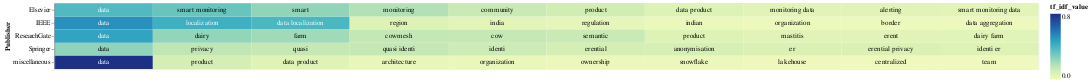

Notebook source saved alongside this figure:
### Code cell
# Select the top terms for each PDF
top_terms_df_publisher = result_df_tfidf_publisher.groupby('Publisher').head(10)

# Add a small random value to 'idf_value' for better visualization
top_terms_df_publisher['tf_idf_value'] = top_terms_df_publisher['tf_idf_value'] + np.random.rand(top_terms_df_publisher.shape[0]) * 0.0001

# Create a base chart
base = alt.Chart(top_terms_df_publisher).encode(
    x=alt.X('rank:O', axis=None),  # Use rank for x-axis
    y='Publisher:N',
    color=alt.Color('tf_idf_value:Q', scale=alt.Scale(scheme='viridis')),
    text='top_word:N'  # Corrected column name to 'topic_word'
).transform_window(
    rank="rank()",
    sort=[alt.SortField("tf_idf_value", order="descending")],
    groupby=["Publisher"]
)

# Create a heatmap
heatmap = base.mark_rect().encode(
    color='tf_idf_value:Q',
)

# Create text labels with conditional color
text = base.mark_text(baseline='middle').encode(
    text='top_word:N',
    color=alt.condition(alt.datum.tf_idf_value >= 0.4, alt.value('white'), alt.value('black'))
)

# Display the heatmap and text labels
chart_publisher = (heatmap + text).properties(width=1500)
chart_publisher

### Figure 1 — Vega-Lite specification as saved in the notebook (floating-point values rounded to 4 significant figures)
{"config": {"view": {"continuousWidth": 300, "continuousHeight": 300}}, "layer": [{"mark": {"type": "rect"}, "encoding": {"color": {"field": "tf_idf_value", "type": "quantitative"}, "text": {"field": "top_word", "type": "nominal"}, "x": {"axis": null, "field": "rank", "type": "ordinal"}, "y": {"field": "Publisher", "type": "nominal"}}, "transform": [{"window": [{"op": "rank", "field": "", "as": "rank"}], "groupby": ["Publisher"], "sort": [{"field": "tf_idf_value", "order": "descending"}]}]}, {"mark": {"type": "text", "baseline": "middle"}, "encoding": {"color": {"condition": {"test": "(datum.tf_idf_value >= 0.4)", "value": "white"}, "value": "black"}, "text": {"field": "top_word", "type": "nominal"}, "x": {"axis": null, "field": "rank", "type": "ordinal"}, "y": {"field": "Publisher", "type": "nominal"}}, "transform": [{"window": [{"op": "rank", "field": "", "as": "rank"}], "groupby": ["Publisher"], "sort": [{"field": "tf_idf_value", "order": "descending"}]}]}], "data": {"name": "data-adbdd83ba1484c6b4a8619177719ec04"}, "width": 1500, "$schema": "https://vega.github.io/schema/vega-lite/v5.15.1.json", "datasets": {"data-adbdd83ba1484c6b4a8619177719ec04": [{"Publisher": "IEEE", "top_word": "data", "tf_idf_value": 0.5433}, {"Publisher": "IEEE", "top_word": "localization", "tf_idf_value": 0.4452}, {"Publisher": "IEEE", "top_word": "data localization", "tf_idf_value": 0.4164}, {"Publisher": "IEEE", "top_word": "region", "tf_idf_value": 0.108}, {"Publisher": "IEEE", "top_word": "india", "tf_idf_value": 0.08682}, {"Publisher": "IEEE", "top_word": "regulation", "tf_idf_value": 0.07632}, {"Publisher": "IEEE", "top_word": "indian", "tf_idf_value": 0.05446}, {"Publisher": "IEEE", "top_word": "organization", "tf_idf_value": 0.05152}, {"Publisher": "IEEE", "top_word": "border", "tf_idf_value": 0.05142}, {"Publisher": "IEEE", "top_word": "data aggregation", "tf_idf_value": 0.05013}, {"Publisher": "Springer", "top_word": "data", "tf_idf_value": 0.2816}, {"Publisher": "Springer", "top_word": "privacy", "tf_idf_value": 0.1867}, {"Publisher": "Springer", "top_word": "quasi", "tf_idf_value": 0.1753}, {"Publisher": "Springer", "top_word": "quasi identi", "tf_idf_value": 0.1752}, {"Publisher": "Springer", "top_word": "identi", "tf_idf_value": 0.1573}, {"Publisher": "Springer", "top_word": "erential", "tf_idf_value": 0.1362}, {"Publisher": "Springer", "top_word": "anonymisation", "tf_idf_value": 0.1309}, {"Publisher": "Springer", "top_word": "er", "tf_idf_value": 0.1183}, {"Publisher": "Springer", "top_word": "erential privacy", "tf_idf_value": 0.1176}, {"Publisher": "Springer", "top_word": "identi er", "tf_idf_value": 0.1099}, {"Publisher": "ResearchGate", "top_word": "data", "tf_idf_value": 0.4868}, {"Publisher": "ResearchGate", "top_word": "dairy", "tf_idf_value": 0.2744}, {"Publisher": "ResearchGate", "top_word": "farm", "tf_idf_value": 0.2478}, {"Publisher": "ResearchGate", "top_word": "cowmesh", "tf_idf_value": 0.1771}, {"Publisher": "ResearchGate", "top_word": "cow", "tf_idf_value": 0.174}, {"Publisher": "ResearchGate", "top_word": "semantic", "tf_idf_value": 0.1619}, {"Publisher": "ResearchGate", "top_word": "product", "tf_idf_value": 0.1106}, {"Publisher": "ResearchGate", "top_word": "mastitis", "tf_idf_value": 0.09503}, {"Publisher": "ResearchGate", "top_word": "erent", "tf_idf_value": 0.09453}, {"Publisher": "ResearchGate", "top_word": "dairy farm", "tf_idf_value": 0.09266}, {"Publisher": "Elsevier", "top_word": "data", "tf_idf_value": 0.4022}, {"Publisher": "Elsevier", "top_word": "smart monitoring", "tf_idf_value": 0.3514}, {"Publisher": "Elsevier", "top_word": "smart", "tf_idf_value": 0.2764}, {"Publisher": "Elsevier", "top_word": "monitoring", "tf_idf_value": 0.2148}, {"Publisher": "Elsevier", "top_word": "community", "tf_idf_value": 0.1615}, {"Publisher": "Elsevier", "top_word": "product", "tf_idf_value": 0.1409}, {"Publisher": "Elsevier", "top_word": "data product", "tf_idf_value": 0.1102}, {"Publisher": "Elsevier", "top_word": "alerting", "tf_idf_value": 0.09425}, {"Publisher": "Elsevier", "top_word": "monitoring data", "tf_idf_value": 0.09429}, {"Publisher": "Elsevier", "top_word": "smart monitoring data", "tf_idf_value": 0.08543}, {"Publisher": "miscellaneous", "top_word": "data", "tf_idf_value": 0.816}, {"Publisher": "miscellaneous", "top_word": "product", "tf_idf_value": 0.1357}, {"Publisher": "miscellaneous", "top_word": "data product", "tf_idf_value": 0.1004}, {"Publisher": "miscellaneous", "top_word": "architecture", "tf_idf_value": 0.06764}, {"Publisher": "miscellaneous", "top_word": "organization", "tf_idf_value": 0.06362}, {"Publisher": "miscellaneous", "top_word": "ownership", "tf_idf_value": 0.056}, {"Publisher": "miscellaneous", "top_word": "snowflake", "tf_idf_value": 0.05479}, {"Publisher": "miscellaneous", "top_word": "lakehouse", "tf_idf_value": 0.04487}, {"Publisher": "miscellaneous", "top_word": "centralized", "tf_idf_value": 0.04068}, {"Publisher": "miscellaneous", "top_word": "team", "tf_idf_value": 0.03993}]}}
